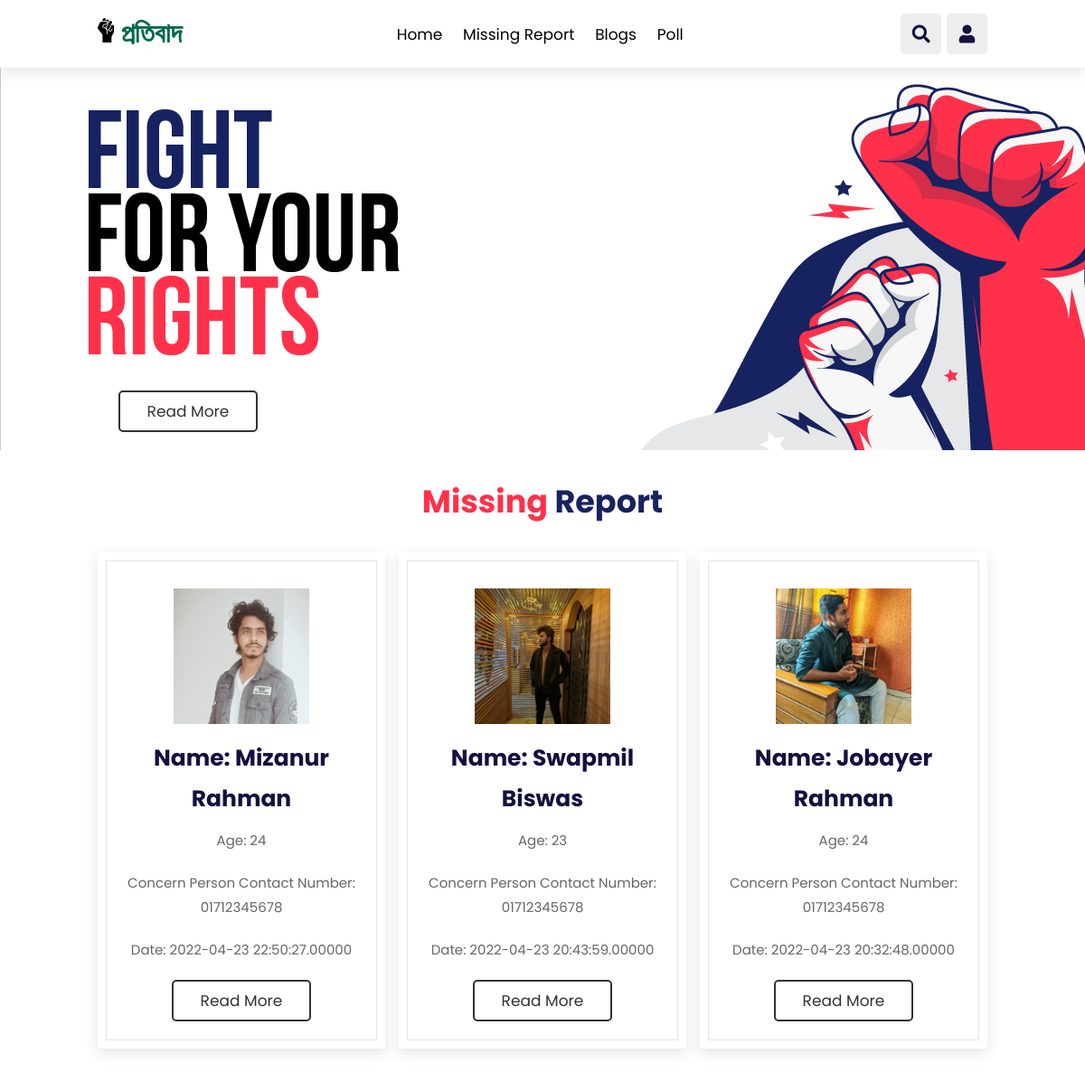
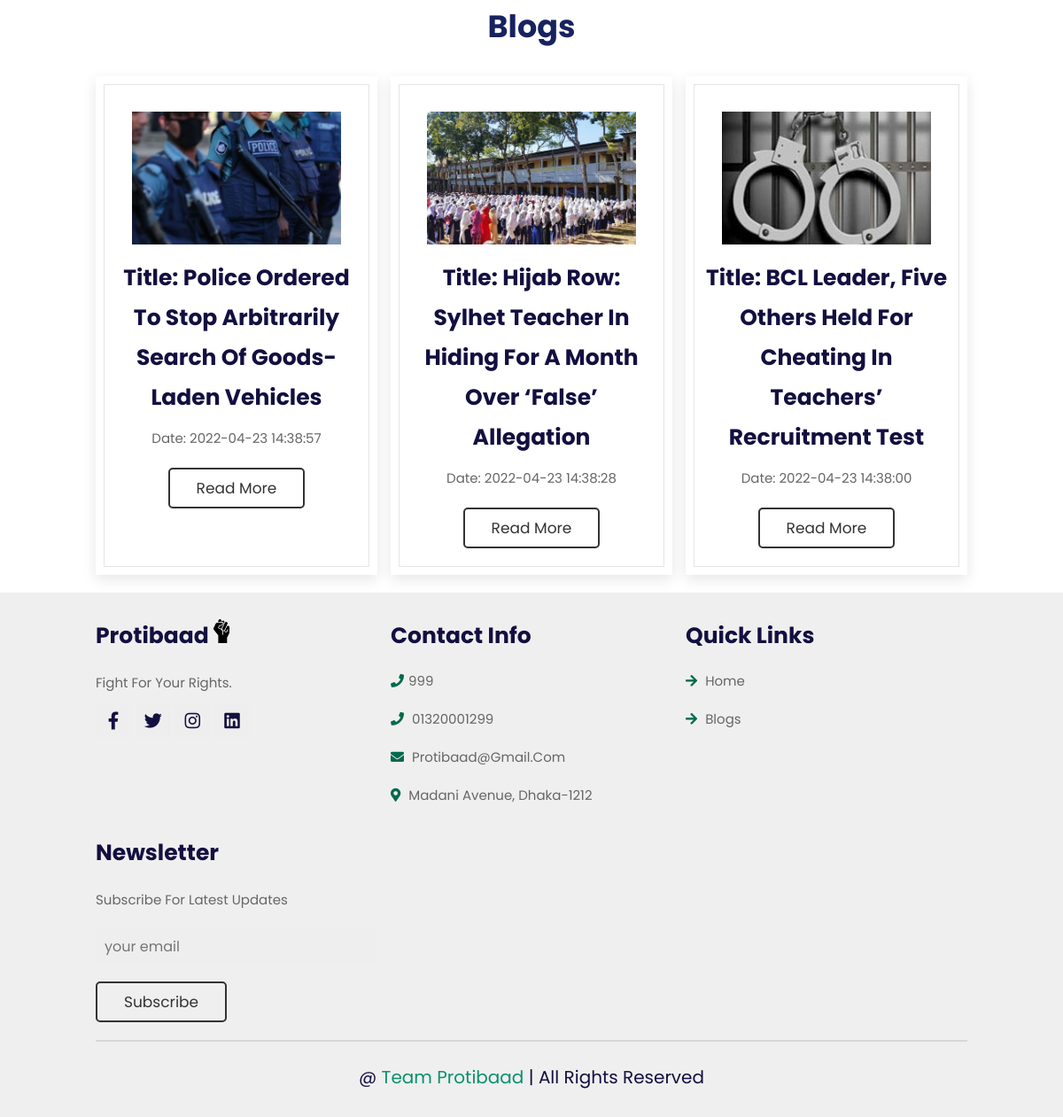
The app's page /welcome.php (signed in) with its own data (2 pictures, top to bottom).
### tables this page shows
CREATE TABLE `missings` (
  `id` int(20) NOT NULL,
  `name` varchar(255) NOT NULL,
  `age` varchar(255) NOT NULL,
  `description` text NOT NULL,
  `image` varchar(255) DEFAULT NULL,
  `concern_contact` varchar(255) NOT NULL,
  `approve_status` int(20) NOT NULL DEFAULT 0,
  `posted_by` int(20) NOT NULL,
  `posted_at` datetime(5) NOT NULL
);

CREATE TABLE `blogs` (
  `id` int(20) NOT NULL,
  `title` varchar(255) NOT NULL,
  `description` text NOT NULL,
  `image` varchar(255) NOT NULL,
  `posted_by` int(20) NOT NULL,
  `posted_at` timestamp NOT NULL DEFAULT current_timestamp() ON UPDATE current_timestamp()
);

### welcome.php (the view, shortened to what this page needs)
<?php include 'includes/connection.php'; ?>
<?php
$sql_missings = "SELECT * FROM missings WHERE approve_status='1' ORDER BY `id` DESC LIMIT 3";
$result_missings = mysqli_query($conn, $sql_missings);
$sql_blogs = "SELECT * FROM blogs ORDER BY `id` DESC LIMIT 3";
$result_blogs = mysqli_query($conn, $sql_blogs);
?>
<!DOCTYPE html>
<html lang="en">
<head>
    <link rel="stylesheet" href="https://unpkg.com/swiper@7/swiper-bundle.min.css" />
    <link rel="stylesheet" href="https://cdnjs.cloudflare.com/ajax/libs/font-awesome/5.15.4/css/all.min.css">
    <link rel="stylesheet" href="css/welcome.css">
</head>
<body >
    <?php include('includes/user_navbar.php') ?>
    <br>
    <br>
    <section class="home" id="home" style="background: url(images/Asset2.png) no-repeat !important; ">
        <div class="content">
            <p> </p>
            <a href="#" class="btn" style="margin-top:50PX ; margin-right:400PX ; ">Read More</a>
        </div>
    </section>
    <section class="features" id="features" style="background-color: #FFF;">
        <h1 class="heading"> <span style="color:#FF314A ;">Missing </span> <span style="color:#172260;">Report</span> </h1>
        <div class="box-container">
            <?php while ($row =  mysqli_fetch_array($result_missings)) { ?>
                <div class="box">
                    <?php if ($row['image']) { ?>
                        <img src="<?php echo $row['image'] ?> " alt="">
                    <?php } else { ?>
                        <img src="image/fev.png" alt="">
                    <?php } ?>
                    <h3>Name: <?php echo $row['name']; ?></h3>
                    <p>Age: <?php echo $row['age']; ?></p>
                    <p>Concern Person Contact Number: <?php echo $row['concern_contact']; ?></p>
                    <p>Date: <?php echo $row['posted_at']; ?></p>
                    <a href="missing_details.php?id=<?php echo $row['id']; ?>" class="btn">Read More</a>
                </div>
            <?php } ?>
        </div>
    </section>
    <section class="features" id="features" style="background-color: #FFF;">
        <h1 class="heading"> <span style="color:#172260;">Blogs</span> </h1>
        <div class="box-container">
            <?php while ($row =  mysqli_fetch_array($result_blogs)) { ?>
                <div class="box">
                    <?php if ($row['image']) { ?>
                        <img src="<?php echo $row['image'] ?> " alt="">
                    <?php } else { ?>
                        <img src="image/fev.png" alt="">
                    <?php } ?>
                    <h3>Title: <?php echo $row['title']; ?></h3>
                    <p>Date: <?php echo $row['posted_at']; ?></p>
                    <a href="blog_details.php?id=<?php echo $row['id']; ?>" class="btn">Read More</a>
                </div>
            <?php } ?>
        </div>
    </section>
    <section class="footer" style="background-color: #efefef;">
        <div class="box-container">
            <div class="box">
                <h3> Protibaad <img src="image/fev.png" alt="Image"> </h3>
                <p>Fight For Your Rights.</p>
                <div class="share">
                    <a href="#" class="fab fa-facebook-f"></a>
                    <a href="#" class="fab fa-twitter"></a>
                    <a href="#" class="fab fa-instagram"></a>
                    <a href="#" class="fab fa-linkedin"></a>
                </div>
            </div>
            <div class="box">
                <h3>contact info</h3>
                <a href="#" class="links"> <i class="fas fa-phone"></i>999 </a>
                <a href="#" class="links"> <i class="fas fa-phone"></i> 01320001299 </a>
                <a href="#" class="links"> <i class="fas fa-envelope"></i> protibaad@gmail.com </a>
                <a href="#" class="links"> <i class="fas fa-map-marker-alt"></i> Madani Avenue, Dhaka-1212 </a>
            </div>
            <div class="box">
                <h3>quick links</h3>
                <a href="#" class="links"> <i class="fas fa-arrow-right"></i> home </a>
                <a href="#" class="links"> <i class="fas fa-arrow-right"></i> blogs </a>
            </div>
            <div class="box">
                <h3>newsletter</h3>
                <p>subscribe for latest updates</p>
                <input type="email" placeholder="your email" class="email">
                <input type="submit" value="subscribe" class="btn">
            </div>
        </div>
        <div class="credit"> @ <span> Team Protibaad </span> | all rights reserved </div>
    </section>
</body>
</html>

### includes/user_navbar.php (shortened to what this page needs)
<header class="header" style="background-color: #FFF;">
    <a href="welcome.php" class="logo"> <img src="image/fev.png" alt="Image"> প্রতিবাদ </a>
    <nav class="navbar" style="margin-bottom: 0px; min-height: 0px; ">
        <a href="welcome.php">home</a>
        <a href="missings.php">Missing Report</a>
        <a href="blogs.php">Blogs</a>
        <?php if ($_SESSION["role"] == 'admin') { ?>
            <a href="poll/index.php">Poll</a>
        <?php } ?>
    </nav>
    <div class="icons">
        <div class="fas fa-search" id="search-btn"></div>
        <div class="fas fa-user" id="login-btn"></div>
    </div>
</header>

### css/welcome.css (style rules this page uses)
:root { --orange:#ff7800; --black:#130f40; --light-color:#666; --box-shadow:0 .5rem 1.5rem rgba(0,0,0,.1); --border:.2rem solid rgba(0,0,0,.1); --outline:.1rem solid rgba(0,0,0,.1); --outline-hover:.2rem solid var(--black); }
* { font-family: 'Poppins', sans-serif; margin:0; padding:0; box-sizing: border-box; outline: none; border:none; text-decoration: none; text-transform: capitalize; transition: all .2s linear; }
html { font-size: 62.5%; overflow-x: hidden; scroll-behavior: smooth; scroll-padding-top: 7rem; }
body { background:#eee; }
section { padding:2rem 9%; }
.heading { text-align: center; padding:1rem; padding-bottom: 3rem; font-size: 3.5rem; color:var(--black); }
.heading span { color:#fff; display: inline-block; padding:.1.5rem; }
.btn { margin-top: 1rem; display: inline-block; padding:.8rem 3rem; font-size: 1.7rem; border-radius: .5rem; border: .2rem solid #eee !important; color:#eee !important; cursor: pointer; }
.navbar a, .logo { text-decoration: none !important; }
.header { position: fixed; top:0; left:0; right: 0; z-index: 1000; display: flex; align-items: center; justify-content: space-between; padding: 1.5rem 9%; background: white; opacity: 1; box-shadow: var(--box-shadow); }
.header .logo { font-size: 3rem; font-weight: bolder; color:#006a4d; font-family:'Trebuchet MS', 'Lucida Sans Unicode', 'Lucida Grande', 'Lucida Sans', Arial, sans-serif; }
.header .logo img { height: 27px; max-width: 100%; }
.box h3 img { height: 27px; max-width: 100%; }
.header .navbar a { font-size: 1.7rem; margin:0 1rem; color: #000; }
.header .icons div { height: 4.5rem; width: 4.5rem; line-height: 4.5rem; border-radius: .5rem; background: #eee; color:var(--black); font-size: 2rem; margin-left: .3rem; cursor: pointer; text-align: center; }
.home { align-items: center; justify-content: center; background-position: center; background-size: cover; padding-top: 33rem; background-color: black; }
.home .content { text-align: center; width:60rem; }
.home .content p { color: #ffffff; font-size: 1.7rem; padding:1rem 0; line-height: 1.8; }
.features .box-container { display: grid; grid-template-columns: repeat(auto-fit, minmax(30rem, 1fr)); gap:1.5rem; }
.features .box-container .box { padding:3rem 2rem; background: #fff; outline: var(--outline); outline-offset: -1rem; text-align: center; box-shadow: var(--box-shadow); }
.features .box-container .box img { margin:1rem 0; height: 15rem; }
.features .box-container .box h3 { font-size: 2.5rem; line-height: 1.8; color:var(--black); }
.features .box-container .box p { font-size: 1.5rem; line-height: 1.8; color:var(--light-color); padding:1rem 0; }
.footer { background: #fff; }
.footer .box-container { display: grid; grid-template-columns: repeat(auto-fit, minmax(25rem, 1fr)); gap:1.5rem; }
.footer .box-container .box h3 { font-size: 2.5rem; color:var(--black); padding:1rem 0; }
.footer .box-container .box .links { display: block; font-size: 1.5rem; color:var(--light-color); padding:1rem 0; }
.footer .box-container .box .links i { color:#006a4d; padding-right: .5rem; }
.footer .box-container .box p { line-height: 1.8; font-size: 1.5rem; color:var(--light-color); padding:1rem 0; }
.footer .box-container .box .share a { height:4rem; width:4rem; line-height:4rem; border-radius: .5rem; font-size: 2rem; color:var(--black); margin-right: .2rem; background: #eee; text-align: center; }
.footer .box-container .box .email { width: 100%; margin:.7rem 0; padding:1rem; border-radius: .5rem; background: #eee; font-size: 1.6rem; color:var(--black); text-transform: none; }
.footer .credit { text-align: center; margin-top: 2rem; padding:1rem; padding-top: 2.5rem; font-size: 2rem; color:var(--black); border-top: var(--border); }
.footer .credit span { color:#06916c; }

### welcome.php (style rules this page uses)
.btn { margin-top: 1rem; display: inline-block; padding: .8rem 3rem; font-size: 1.7rem; border-radius: .5rem; border: .2rem solid #333 !important; color: #333 !important; cursor: pointer; }

### records on screen
missings: image (picture), name "Mizanur Rahman", age "24", concern_contact "01712345678", posted_at "2022-04-23 22:50:27.00000"
missings: image (picture), name "Swapmil Biswas", age "23", concern_contact "01712345678", posted_at "2022-04-23 20:43:59.00000"
missings: image (picture), name "Jobayer Rahman", age "24", concern_contact "01712345678", posted_at "2022-04-23 20:32:48.00000"
blogs: image (picture), title "Police Ordered To Stop Arbitrarily Search Of Goods-Laden Vehicles", posted_at "2022-04-23 14:38:57"
blogs: image (picture), title "Hijab Row: Sylhet Teacher In Hiding For A Month Over ‘false’ Allegation", posted_at "2022-04-23 14:38:28"
blogs: image (picture), title "BCL Leader, Five Others Held For Cheating In Teachers’ Recruitment Test", posted_at "2022-04-23 14:38:00"
